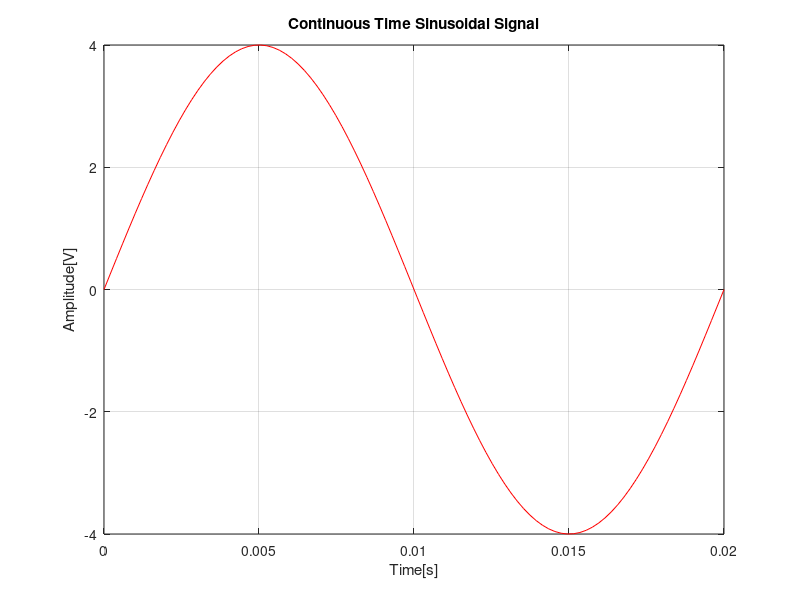

This chart was generated by the following MATLAB code:
%%Continuous time sinusoidal signal
clear; clc;
close all;
A=4;
f=50;
phi=0;
t=linspace(0,1/f,100); %1/f=T
signal = A * sin(2 * pi * f * t + phi);
plot(t,signal,"r");
xlabel("Time[s]");
ylabel("Amplitude[V]");
title("Continuous Time Sinusoidal Signal");
grid on;
